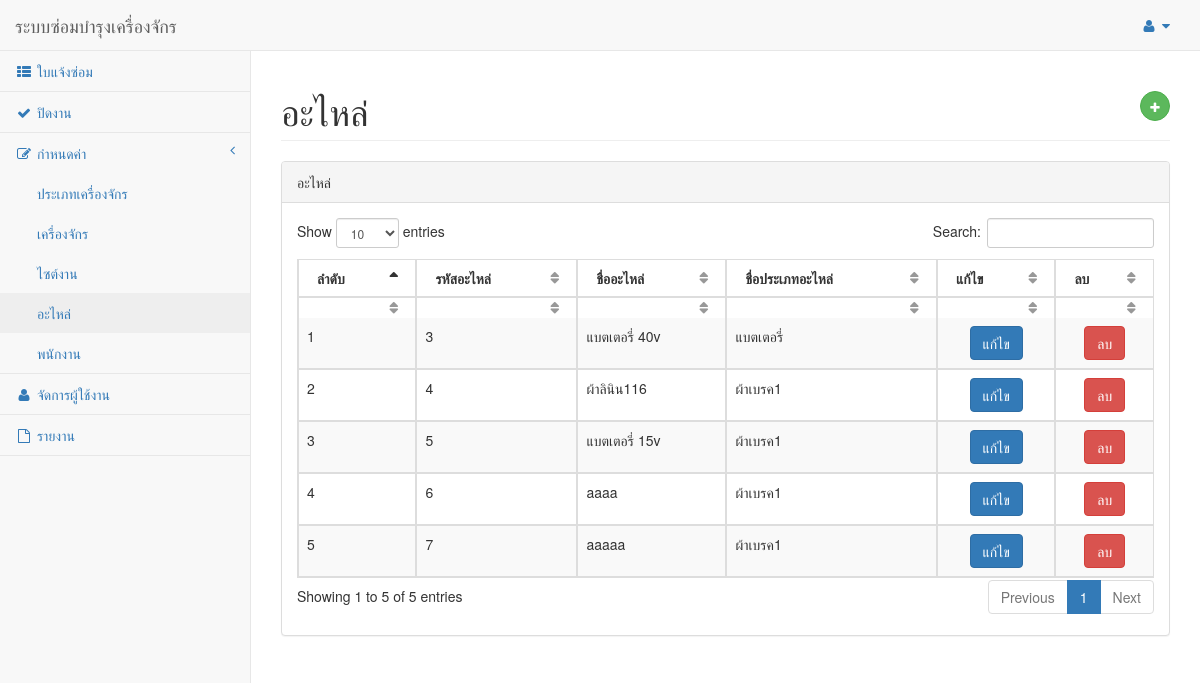
Page /MachineParts/ListMachineParts.php on the committed database.
### tables this page shows
CREATE TABLE `tmstmmachine_parts` (
  `XVMachinePartsCode` int(5) NOT NULL,
  `XVMachinePartsName` varchar(100) NOT NULL,
  `XVMachinePartsTypeCode` int(5) DEFAULT NULL
);

CREATE TABLE `tmstmmachine_parts_type` (
  `XVMachinePartsTypeCode` int(5) NOT NULL,
  `XVMachinePartsTypeName` varchar(100) NOT NULL
);

### MachineParts/ListMachineParts.php (the view, shortened to what this page needs)
<!DOCTYPE html>
<html lang="en">
<head>
    <link href="../vendor/bootstrap/css/bootstrap.min.css" rel="stylesheet">
    <link href="../vendor/metisMenu/metisMenu.min.css" rel="stylesheet">
    <link href="../vendor/datatables-plugins/dataTables.bootstrap.css" rel="stylesheet">
    <link href="../vendor/datatables-responsive/dataTables.responsive.css" rel="stylesheet">
    <link href="../dist/css/sb-admin-2.css" rel="stylesheet">
    <link href="../vendor/font-awesome/css/font-awesome.min.css" rel="stylesheet" type="text/css">
</head>
<body>
<?php include '../Template/templsidebar.php';?>
<div id="wrapper">
    <div id="page-wrapper">
        <div class="row">
            <div class="col-lg-12">
                <h1 class="page-header">อะไหล่<button type="button" class="btn btn-success btn-circle"
                        style="float: right;" data-toggle="modal" data-target="#insertModal"><i
                            class="fa fa-plus"></i></h1>
            </div>
        </div>
        <div class="row">
            <div class="col-lg-12">
                <div class="panel panel-default">
                    <div class="panel-heading">
                            อะไหล่
                    </div>
                    <div class="panel-body">
                        <table width="100%" class="table table-striped table-bordered table-hover" id="dataTables-example">
                                <thead>
                                    <tr>
                                        <th>ลำดับ</th>
                                        <th>รหัสอะไหล่</th>
                                        <th>ชื่ออะไหล่</th>
                                        <th>ชื่อประเภทอะไหล่</th>
                                        <th>แก้ไข</th>
                                        <th>ลบ</th>
                                    </tr>
                                </thead>
                                <tbody>
                                  <?php   include '../database/connect.php';
                                  $sql = "SELECT p.XVMachinePartsCode,p.XVMachinePartsName,p.XVMachinePartsTypeCode,pt.XVMachinePartsTypeName AS XVMPTN
                                  FROM tmstmmachine_parts p
                                  LEFT JOIN tmstmmachine_parts_type pt
                                  ON p.XVMachinePartsTypeCode = pt.XVMachinePartsTypeCode";
                                  $result = mysqli_query($connect,$sql) or die(mysqli_query($connect));
                                  $count = 1;
                                  while ($row=mysqli_fetch_array($result)){
                                  ?>
                                    <tr class="odd gradeA">
                                    <td><?php echo $count;?></td>
                                    <td><?php echo $row["XVMachinePartsCode"];?></td>
                                    <td><?php echo $row["XVMachinePartsName"];?></td>
                                    <td><?php if($row['XVMachinePartsTypeCode']==NULL){echo "ไม่สามารถระบุประเภทได้";}else {echo $row["XVMPTN"];}?></td>
                                    <td align="center"><input class='btn btn-primary editbtn' type='button' value='แก้ไข'></td>
                                    <td align="center"><input class='btn btn-danger deletebtn' type='button' value='ลบ'></td>
                                    </tr>
                                    <?php $count++;}
                                    ?>
                                </tbody>
                            </table>
                        </div>
                    </div>
                </div>
            </div>
        </div>
    </div>
</body>
</html>

### rows in the picture
tmstmmachine_parts: XVMachinePartsCode "3", XVMachinePartsName "แบตเตอรี่ 40v", XVMachinePartsTypeCode.XVMachinePartsTypeName "แบตเตอรี่"
tmstmmachine_parts: XVMachinePartsCode "4", XVMachinePartsName "ผ้าลินิน116", XVMachinePartsTypeCode.XVMachinePartsTypeName "ผ้าเบรค1"
tmstmmachine_parts: XVMachinePartsCode "5", XVMachinePartsName "แบตเตอรี่ 15v", XVMachinePartsTypeCode.XVMachinePartsTypeName "ผ้าเบรค1"
tmstmmachine_parts: XVMachinePartsCode "6", XVMachinePartsName "aaaa", XVMachinePartsTypeCode.XVMachinePartsTypeName "ผ้าเบรค1"
tmstmmachine_parts: XVMachinePartsCode "7", XVMachinePartsName "aaaaa", XVMachinePartsTypeCode.XVMachinePartsTypeName "ผ้าเบรค1"
